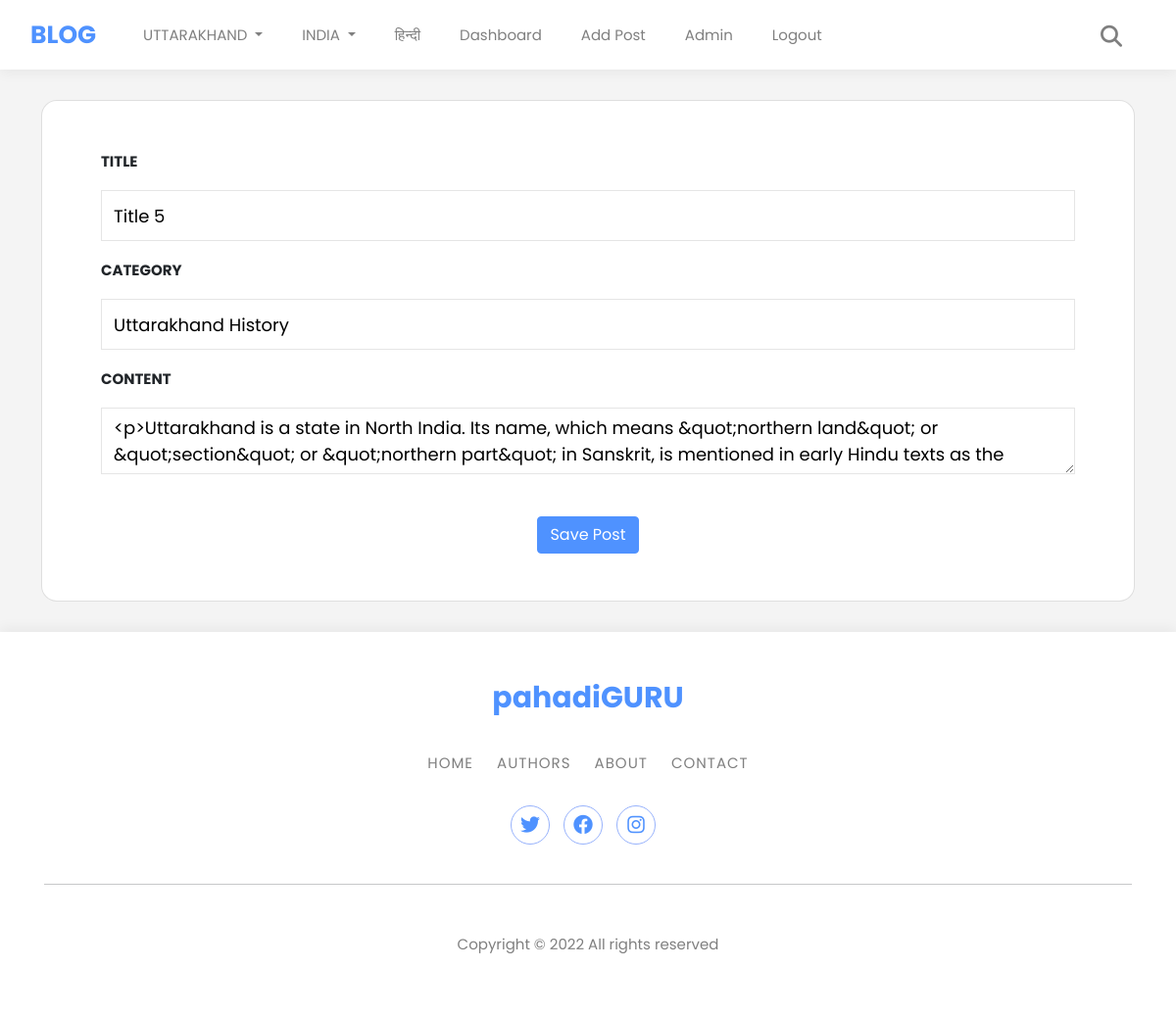
Before: /edit_post/5 (signed in) with the older database file.
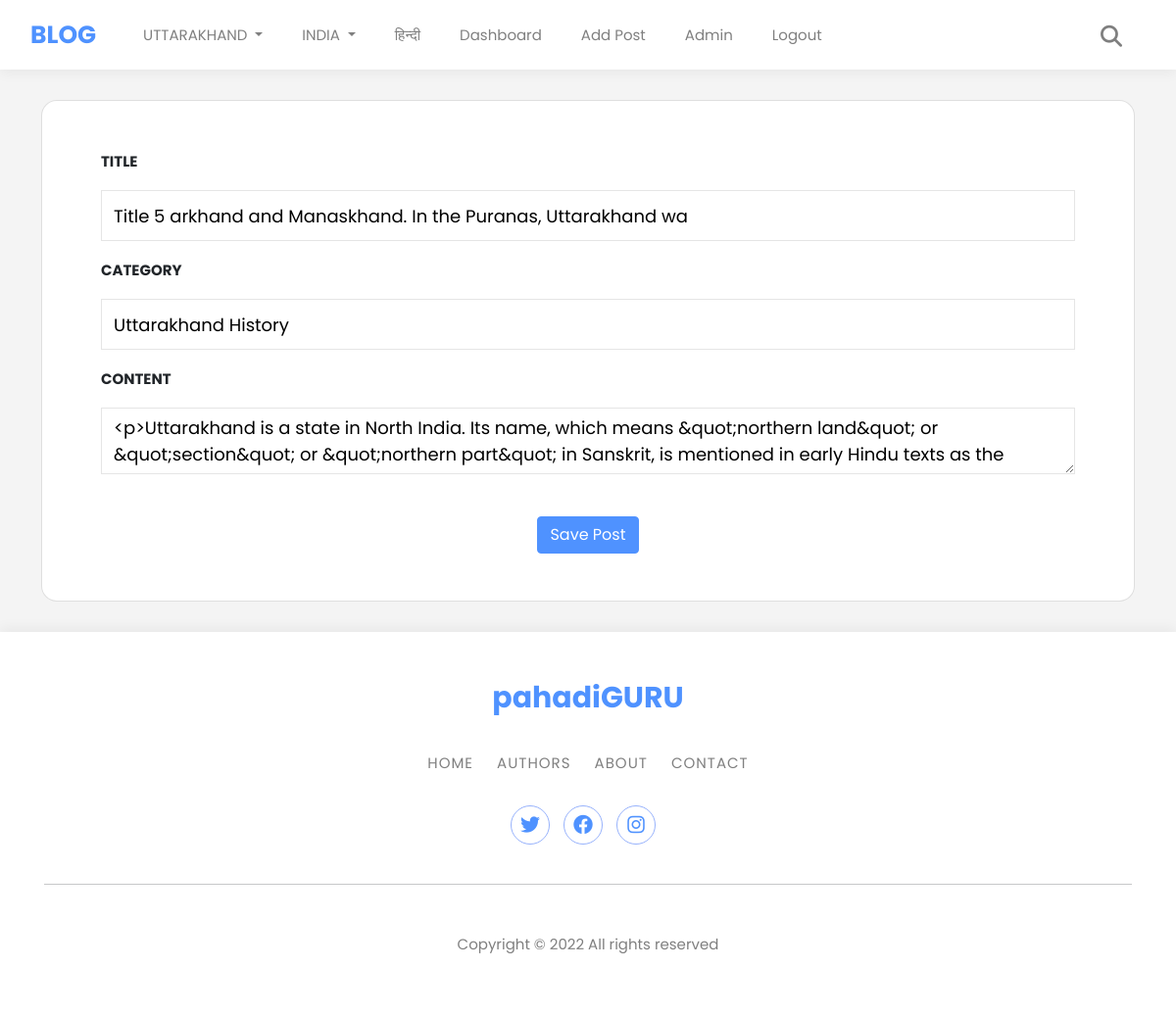
After: the same page with the newer database file.
### app.py (models this page shows)
class Posts(db.Model):
    id = db.Column(db.Integer, primary_key=True)
    title = db.Column(db.String(50), nullable=False)
    category = db.Column(db.String(50), nullable=False)
    content = db.Column(db.String(500), nullable=False)
    date_added = db.Column(db.Date, default=date.today)
    date_time = db.Column(db.DateTime, default=datetime.utcnow)
    poster_id = db.Column(db.Integer, db.ForeignKey('users.id'))
    likes=db.relationship('Likes',backref='post',passive_deletes=True)

### app.py (the view)
@app.route('/edit_post/<int:id>',methods=['GET','POST'])
@login_required
def edit_post(id):
    post = Posts.query.get(id)
    form = AddPostForm()
    if form.validate_on_submit():
        post.title = form.title.data
        post.category = form.category.data
        post.content = form.content.data
        db.session.commit()
        flash('Post updated successfully',category='success')
        return redirect(url_for('home'))
    elif request.method == 'GET':
        form.title.data = post.title
        form.category.data = post.category
        form.content.data = post.content
    return render_template('edit_post.html',form=form,post=post)

### form.py
class AddPostForm(FlaskForm):
    title = StringField('Title', validators=[DataRequired()])
    category = SelectField('Category', choices=[('Uttarakhand History'), ('Uttarakhand Geography'),('Uttarakhand Current'),('India History'),('India Geography'),('India Current'),('Hindi')], validators=[DataRequired()])
    content = TextAreaField('Content', validators=[DataRequired()])
    submit = SubmitField('Save Post')

### app.py (called while the page is built)
@login_manager.user_loader
def load_user(user_id):
    return Users.query.get(int(user_id))

### templates/edit_post.html (shortened to what this page needs)
{% extends 'base2.html' %}
{% block content %}
<br>
<div class="container">
  <div class="row">
      <div class="card my-1 rounded-4">
        <form class="card-body cardbody-color p-lg-5 rounded-4" method="POST">
          <div class="mb-3">
            {{ form.title.label(class="form-label font-weight-bold text-uppercase ") }}
            {{form.title(class="form-control my-2",placeholder="Title",value=post.title)}}
          </div>
          <div class="mb-3">
            {{ form.category.label(class="form-label font-weight-bold text-uppercase ") }}
            {{form.category(class="form-control my-2")}}
          </div>
          <div class="mb-3">
            {{ form.content.label(class="form-label font-weight-bold text-uppercase ") }}
            {{form.content(class="form-control textfieldarea my-2",value=post.content,placeholder="Write here...")}}
          </div>
          <br>
          <center>
            {{form.submit(class="btn btn-primary" )}}
        </center>
        </form>
      </div>
  </div>
</div>
<br>
{% endblock %}

Changed rows visible on the page:
changed Posts "Uttarakhand History": title "Title 5" → "Title 5 arkhand and Manaskhand. In the Puranas, Uttarakhand wa"
